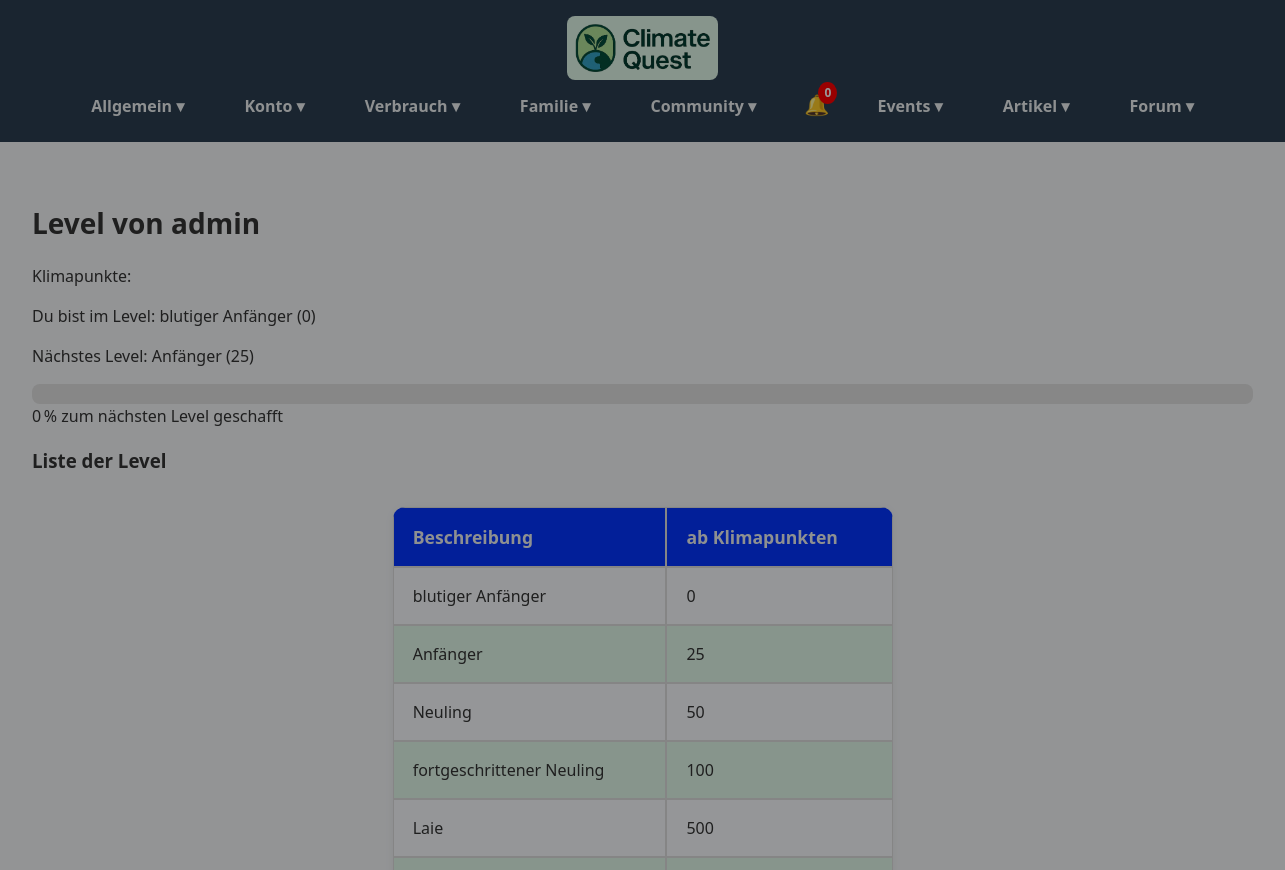
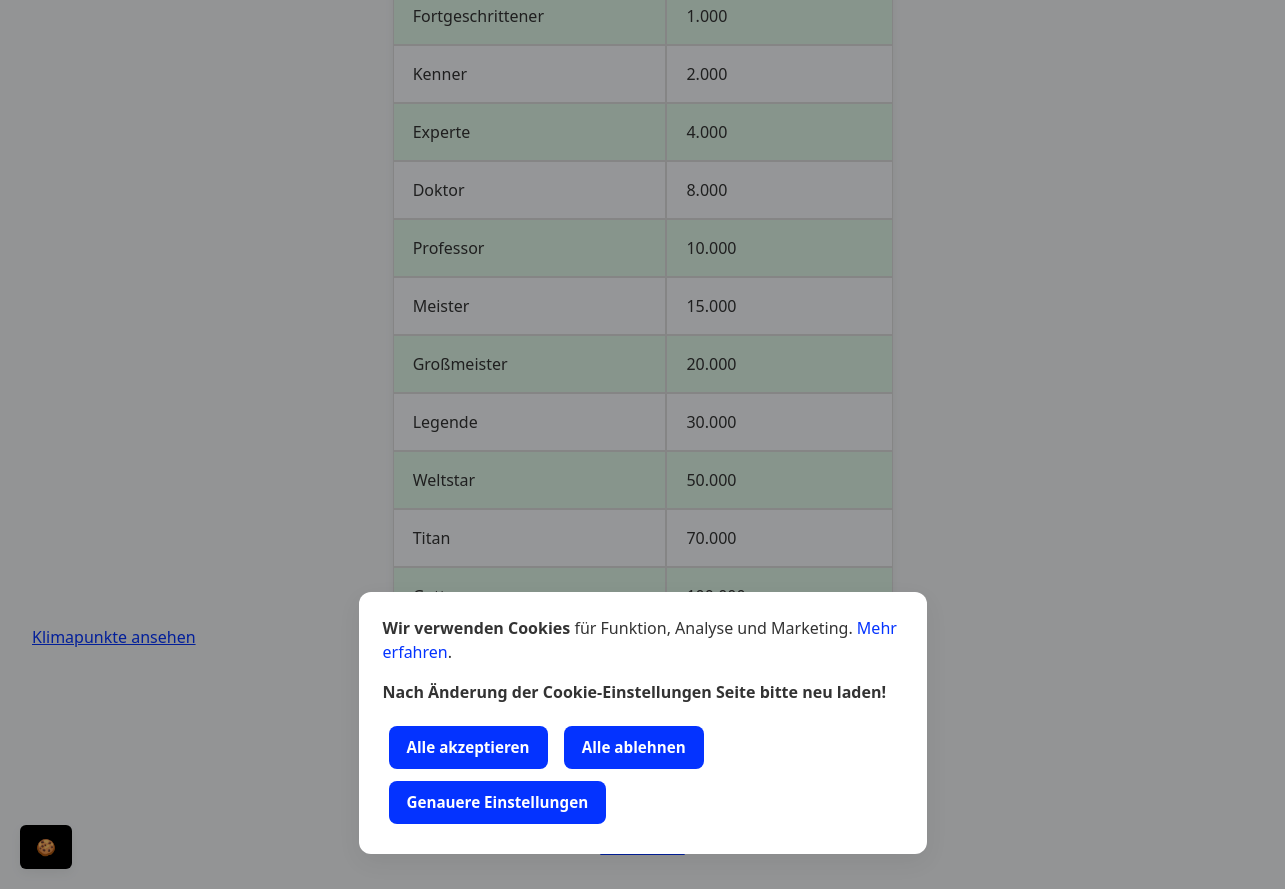
/users/level/1, run on the app's committed database (2 pictures, top to bottom).
### personals/models.py (models this page shows)
class Level(models.Model):
    klimapunkte = models.IntegerField()
    description = models.CharField(max_length=100)
    def __str__(self):
        return f'{self.description} ({self.klimapunkte})'

### users/views.py (the view)
# urls.py: path('level/<int:user_id>', level_view, name='level_view'),
def level_view(request, user_id):
    try:
        user = User.objects.get(id=user_id)
    except User.DoesNotExist:
        messages.error(request, all_messages["user_not_found"])
        return redirect('home')
    levelData = get_level(user)
    return render(request, './level.html', {'levelData': levelData, 'user': user})

### utils/functions.py (called while the page is built)
def get_klimapunkte(aktionen):
    klimapunkte = sum(aktion.impact for aktion in aktionen)
    return klimapunkte

### users/templates/level.html (shortened to what this page needs)
{% extends "base.html" %}
{% load static %}
{% load html_decode %}
{% block content %}
    <h1>{% if user == request.user %}Mein Level{% else %}Level von {{ user }}{% endif %}</h1>
    <p>Klimapunkte: {{ klimapunkte|floatformat:-4 }}</p>
    {% if levelData.info %}
        <p id="info">{{ levelData.info|html_decode }}</p>
    {% else %}
        <p>Du bist im Level: {{ levelData.current_level }}</p>
        <p>Nächstes Level: {{ levelData.next_level }}</p>
        <div class="progress-container">
        </div>
        <p>{{ levelData.progress_percent }} % zum nächsten Level geschafft</p>
    {% endif %}
    <h3>Liste der Level</h3>
    <table class="level-table">
        <thead>
        <tr>
            <th>Beschreibung</th>
            <th>ab Klimapunkten</th>
        </tr>
        </thead>
        <tbody>
        {% for level in levelData.levels %}
            <tr>
                <td>{{ level.description }}</td>
                <td>{{ level.klimapunkte }}</td>
            </tr>
        {% endfor %}
        </tbody>
    </table>
    <a href="{% url 'klimapunkte_view' user.id %}">Klimapunkte ansehen</a>
{% endblock %}

### templates/base.html (shortened to what this page needs)
<!DOCTYPE html>
{% load static %}
<html lang="de">
<head>
    <link rel="stylesheet" href="{% static 'css/normalize.css' %}">
    <link rel="stylesheet" href="{% static 'css/style.css' %}">
</head>
<body>
<header id="header">
</header>
<main>
    {% block content %}{% endblock %}
</main>
<footer>
    <p><a href="{% url 'aktionenTable' %}">Alle Aktionen</a></p>
    <p><a href="{% url 'nutzungsbedingungen' %}">Nutzungsbedingungen</a></p>
    <p><a href="{% static 'rechtliches/Impressum.pdf' %}" download>Impressum</a></p>
    <p><a href="{% static 'rechtliches/Datenschutz.pdf' %}" download>Datenschutz</a></p>
</footer>
</body>
</html>

### static/css/style.css (style rules this page uses)
:root { --color-bg: #f4f6f8; --color-bg-light: #f7fafd; --color-bg-dark: #e0f7e9; --color-text: #333; --color-text-light: #ecf0f1; --color-primary: #0433ff; --color-primary-hover: #0099ff; --color-primary-light: #e3f0fa; --color-accent: #000000; --color-white: #ffffff; --color-header-bg: #2c3e50; --color-header-text: #ecf0f1; --color-muted: #888; --color-error: #e74c3c; --color-success: #2ecc71; --color-shadow-light: rgba(0, 0, 0, 0.06); --shadow-md: 0 2px 10px var(--color-shadow-light); --color-green-dark: #176d3b; --color-blue-dark: #34495e; --color-border: #ccc; --color-border-green: #b2dfdb; --color-notification: red; --color-counters: #3a6b4f; --color-counters-bg: #f5f9f6; --color-own-cards: #176d3b; --color-description: #acacac43; --color-event-card-border-left-participant: #00ff88; --color-event-card-border-left-creator: #ff00ff; }
html { scroll-behavior: smooth; color: var(--color-text); }
body { font-family: 'Segoe UI', sans-serif; background-color: var(--color-bg); margin: 0; padding: 0; color: var(--color-text); transition: all 0.3s ease; }
header { background-color: var(--color-header-bg); color: var(--color-white); padding: 1rem; text-align: center; top: 0; }
a { transition: all 0.3s ease; }
h1 { font-size: 28px; margin-bottom: 20px; }
footer { text-align: center; padding: 1rem; color: var(--color-muted); font-size: 0.9rem; margin-top: 2rem; }
a { color: var(--color-primary); cursor: pointer; }
main { padding: 2rem; }
.level-table { width: 100%; max-width: 500px; margin: 2rem auto 0 auto; border-collapse: separate; border-spacing: 0; background: var(--color-bg-light); border-radius: var(--radius-lg); box-shadow: var(--shadow-md); overflow: hidden; }

### users/templates/level.html (style rules this page uses)
.progress-container { width: 100%; background-color: #e0e0e0; border-radius: 8px; }
.level-table { width: 100%; max-width: 500px; margin: 2rem auto 0 auto; border-collapse: separate; border-spacing: 0; background: var(--color-bg-light); border-radius: 12px; box-shadow: var(--shadow-md); overflow: hidden; }
.level-table th, .level-table td { padding: 1rem 1.2rem; text-align: left; }
.level-table th { background: var(--color-primary); color: var(--color-text-light); font-weight: 600; font-size: 1.1rem; }
.level-table tr:nth-child(even) td { background: var(--color-bg-dark); }
.level-table tr:nth-child(odd) td { background: var(--color-bg-light); }

### data on the page
Level: current_level "blutiger Anfänger (0)", description "blutiger Anfänger", klimapunkte "0"
Level: next_level "Anfänger (25)", description "Anfänger", klimapunkte "25"
Level: description "Neuling", klimapunkte "50"
Level: description "fortgeschrittener Neuling", klimapunkte "100"
Level: description "Laie", klimapunkte "500"
Level: description "Fortgeschrittener", klimapunkte "1.000"
Level: description "Kenner", klimapunkte "2.000"
Level: description "Experte", klimapunkte "4.000"
Level: description "Doktor", klimapunkte "8.000"
Level: description "Professor", klimapunkte "10.000"
Level: description "Meister", klimapunkte "15.000"
Level: description "Großmeister", klimapunkte "20.000"
Level: description "Legende", klimapunkte "30.000"
Level: description "Weltstar", klimapunkte "50.000"
Level: description "Titan", klimapunkte "70.000"

### other printed values
{{ user }} "admin"
{{ levelData.progress_percent }} "0"
